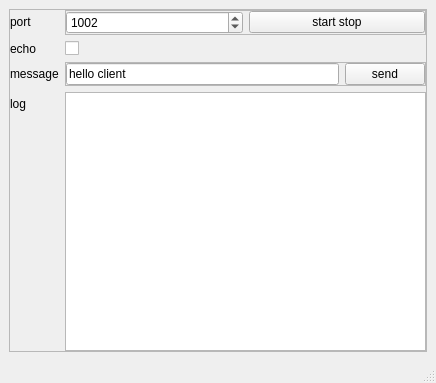
<?xml version="1.0" encoding="UTF-8"?>
<ui version="4.0">
 <class>server</class>
 <widget class="QMainWindow" name="server">
  <property name="geometry">
   <rect>
    <x>0</x>
    <y>0</y>
    <width>436</width>
    <height>383</height>
   </rect>
  </property>
  <property name="windowTitle">
   <string>I'm the Server</string>
  </property>
  <widget class="QWidget" name="centralwidget">
   <layout class="QVBoxLayout" name="verticalLayout">
    <item>
     <widget class="QFrame" name="frame">
      <property name="frameShape">
       <enum>QFrame::StyledPanel</enum>
      </property>
      <property name="frameShadow">
       <enum>QFrame::Raised</enum>
      </property>
      <layout class="QFormLayout" name="formLayout">
       <property name="leftMargin">
        <number>0</number>
       </property>
       <property name="topMargin">
        <number>0</number>
       </property>
       <property name="rightMargin">
        <number>0</number>
       </property>
       <property name="bottomMargin">
        <number>0</number>
       </property>
       <item row="3" column="0">
        <widget class="QLabel" name="label_2">
         <property name="text">
          <string>echo </string>
         </property>
        </widget>
       </item>
       <item row="1" column="0">
        <widget class="QLabel" name="label">
         <property name="text">
          <string>port </string>
         </property>
        </widget>
       </item>
       <item row="3" column="1">
        <widget class="QCheckBox" name="checkBoxEcho">
         <property name="text">
          <string/>
         </property>
        </widget>
       </item>
       <item row="4" column="0">
        <widget class="QLabel" name="label_3">
         <property name="text">
          <string>message</string>
         </property>
        </widget>
       </item>
       <item row="6" column="0">
        <widget class="QLabel" name="label_4">
         <property name="text">
          <string>log</string>
         </property>
        </widget>
       </item>
       <item row="4" column="1">
        <widget class="QFrame" name="frame_3">
         <property name="frameShape">
          <enum>QFrame::StyledPanel</enum>
         </property>
         <property name="frameShadow">
          <enum>QFrame::Raised</enum>
         </property>
         <layout class="QHBoxLayout" name="horizontalLayout_2">
          <property name="leftMargin">
           <number>0</number>
          </property>
          <property name="topMargin">
           <number>0</number>
          </property>
          <property name="rightMargin">
           <number>0</number>
          </property>
          <property name="bottomMargin">
           <number>0</number>
          </property>
          <item>
           <widget class="QLineEdit" name="lineEditMsg">
            <property name="text">
             <string>hello client</string>
            </property>
           </widget>
          </item>
          <item>
           <widget class="QPushButton" name="buttonSend">
            <property name="toolTip">
             <string>&lt;html&gt;&lt;head/&gt;&lt;body&gt;&lt;p&gt;the GUI will freeze while computing in main thread&lt;/p&gt;&lt;/body&gt;&lt;/html&gt;</string>
            </property>
            <property name="text">
             <string>send</string>
            </property>
           </widget>
          </item>
         </layout>
        </widget>
       </item>
       <item row="6" column="1">
        <widget class="QTextBrowser" name="textBrowser"/>
       </item>
       <item row="1" column="1">
        <widget class="QFrame" name="frame_2">
         <property name="frameShape">
          <enum>QFrame::StyledPanel</enum>
         </property>
         <property name="frameShadow">
          <enum>QFrame::Raised</enum>
         </property>
         <layout class="QHBoxLayout" name="horizontalLayout">
          <property name="leftMargin">
           <number>0</number>
          </property>
          <property name="topMargin">
           <number>0</number>
          </property>
          <property name="rightMargin">
           <number>0</number>
          </property>
          <property name="bottomMargin">
           <number>0</number>
          </property>
          <item>
           <widget class="QSpinBox" name="spinBoxPort">
            <property name="minimum">
             <number>1001</number>
            </property>
            <property name="maximum">
             <number>10000</number>
            </property>
            <property name="value">
             <number>1002</number>
            </property>
           </widget>
          </item>
          <item>
           <widget class="QPushButton" name="buttonStartStop">
            <property name="text">
             <string>start stop</string>
            </property>
           </widget>
          </item>
         </layout>
        </widget>
       </item>
      </layout>
     </widget>
    </item>
   </layout>
  </widget>
  <widget class="QMenuBar" name="menubar">
   <property name="geometry">
    <rect>
     <x>0</x>
     <y>0</y>
     <width>436</width>
     <height>26</height>
    </rect>
   </property>
  </widget>
  <widget class="QStatusBar" name="statusbar"/>
 </widget>
 <resources/>
 <connections/>
</ui>
